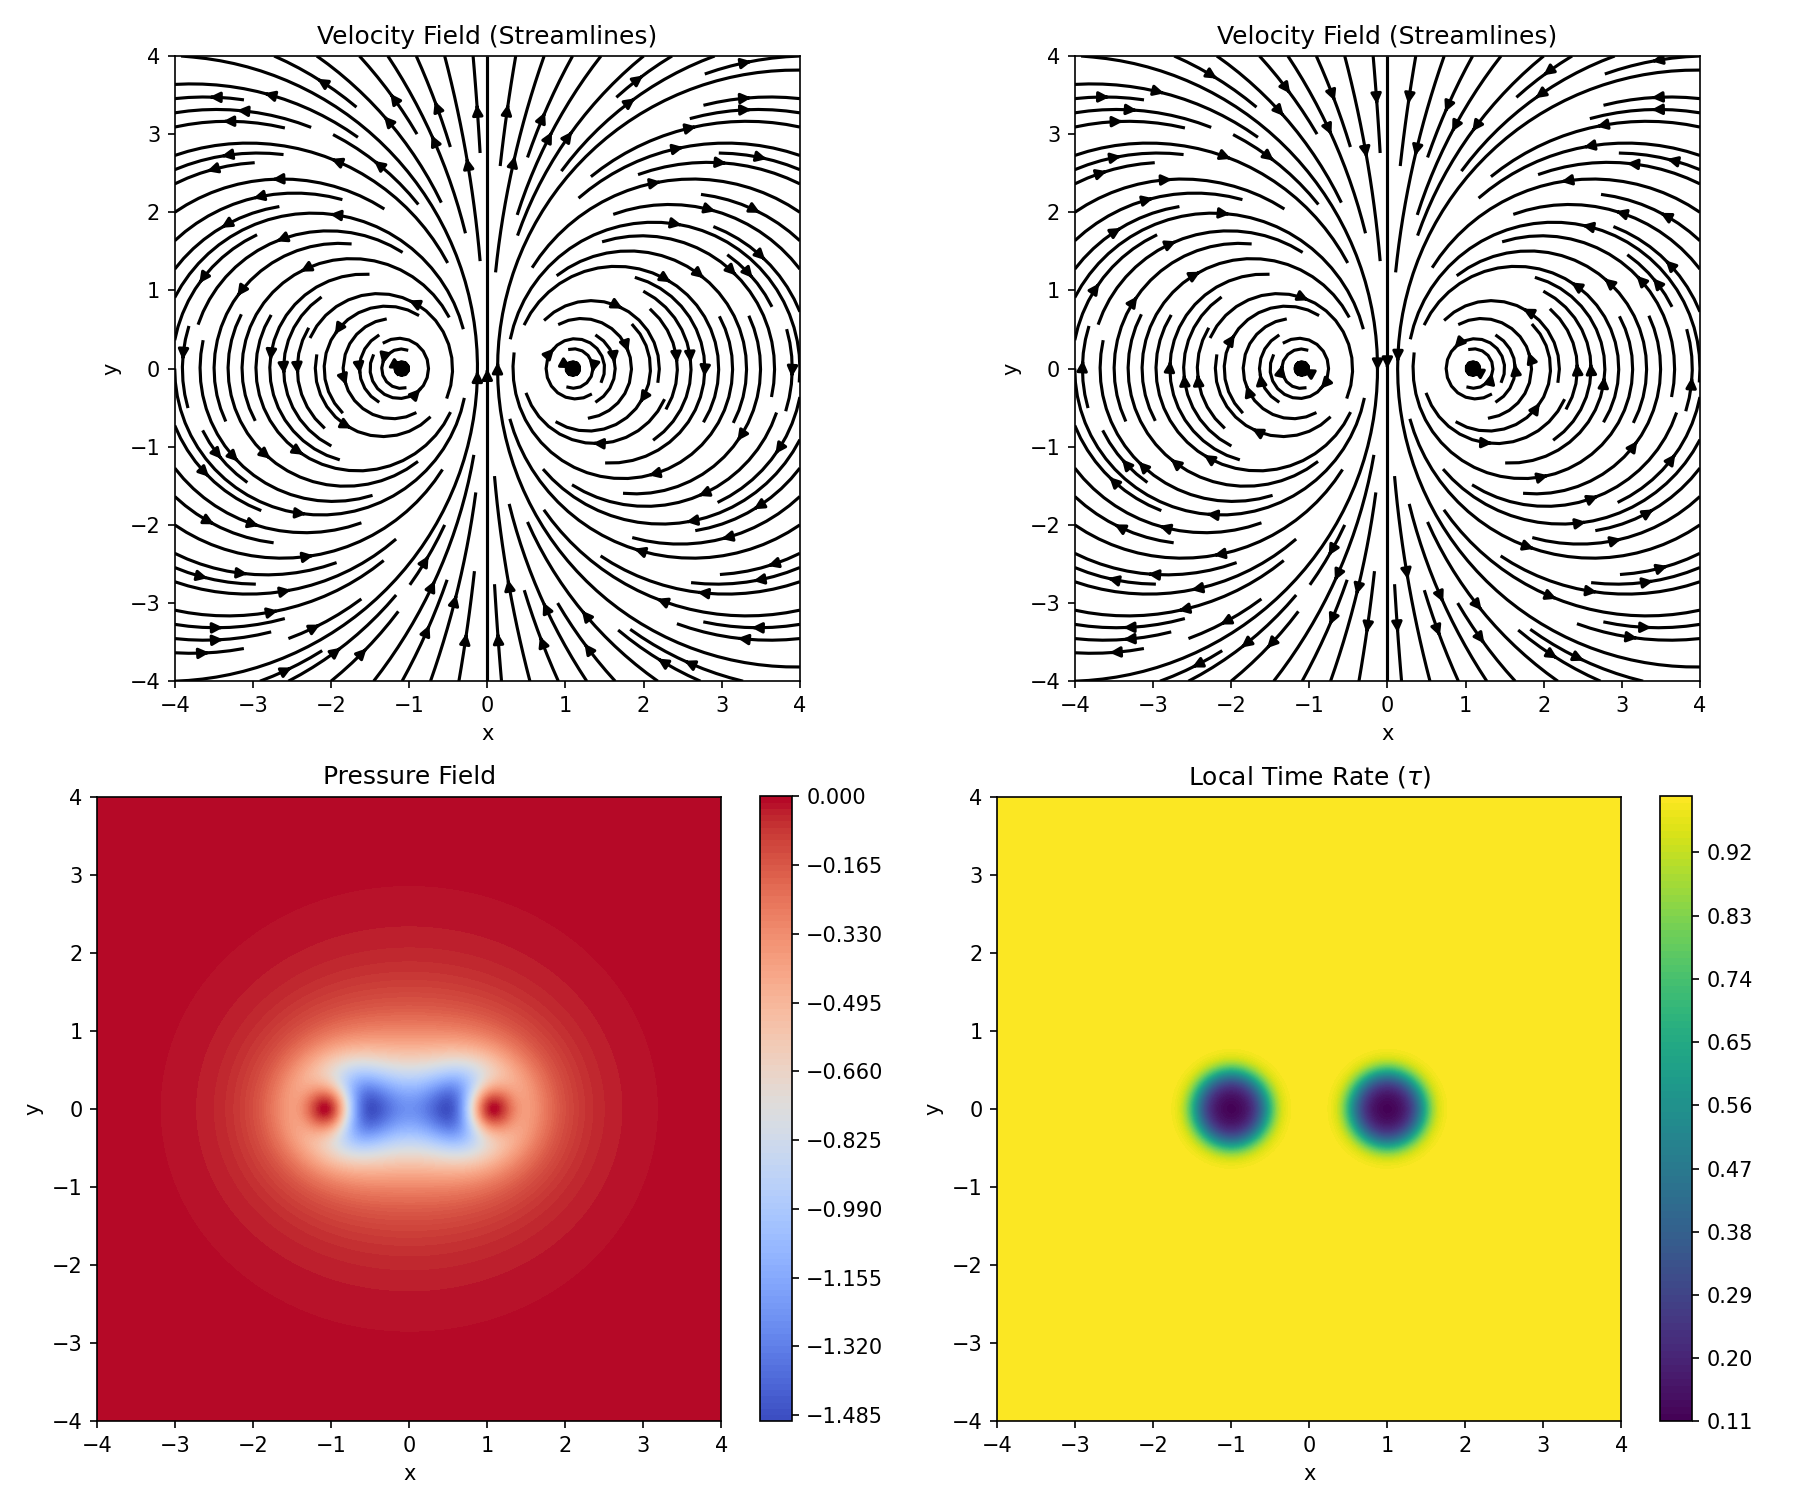

Recreate this plot in Python.
# Æther Vortex Simulation Framework
# Simulates vorticity field, pressure gradients, and local time modulation
import math
import os
import re
from datetime import datetime
import matplotlib
matplotlib.use('TkAgg')  # Ensure it uses Tkinter backend
import matplotlib.pyplot as plt
import numpy as np
from matplotlib import cm

# Grid setup
L = 4.0  # domain size
N = 200  # grid resolution
x = np.linspace(-L, L, N)
y = np.linspace(-L, L, N)
X, Y = np.meshgrid(x, y)

# Vortex parameters (representing an Æther knot)
def vortex_field(x0, y0, gamma, sigma):
    dx = X - x0
    dy = Y - y0
    r2 = dx**2 + dy**2
    factor = gamma / (2 * np.pi * r2) * (1 - np.exp(-r2 / (2 * sigma**2)))
    u = -dy * factor
    v = dx * factor
    return u, v

# Compose multiple vortex knots
vortices = [(-1, 0, 5, 0.3), (1, 0, -5, 0.3)]
U = np.zeros_like(X)
V = np.zeros_like(Y)

for x0, y0, gamma, sigma in vortices:
    u, v = vortex_field(x0, y0, gamma, sigma)
    U += u
    V += v

# Vorticity field (curl of velocity)
dU_dy, dU_dx = np.gradient(U, y, x)
dV_dy, dV_dx = np.gradient(V, y, x)
OMEGA = dV_dx - dU_dy  # scalar vorticity in 2D

# Pressure field (Poisson-like approximation)
P = -0.5 * (U**2 + V**2)

# Local time modulation: tau = 1 / (1 + alpha * omega^2)
alpha = 0.1
tau = 1 / (1 + alpha * OMEGA**2)

# Plotting
fig, axs = plt.subplots(2, 2, figsize=(12, 10))

axs[0, 0].streamplot(x, y, U, V, color='k', density=1.5)
axs[0, 0].set_title("Velocity Field (Streamlines)")

axs[0, 1].streamplot(x, y, -U, -V, color='k', density=1.5)
axs[0, 1].set_title("Velocity Field (Streamlines)")
# cf1 = axs[0, 1].contourf(X, Y, OMEGA, 100, cmap=cm.plasma)
# axs[0, 1].set_title("Vorticity Field")
# fig.colorbar(cf1, ax=axs[0, 1])

cf2 = axs[1, 0].contourf(X, Y, P, 100, cmap=cm.coolwarm)
axs[1, 0].set_title("Pressure Field")
fig.colorbar(cf2, ax=axs[1, 0])

cf3 = axs[1, 1].contourf(X, Y, tau, 100, cmap=cm.viridis)
axs[1, 1].set_title("Local Time Rate ($\\tau$)")
fig.colorbar(cf3, ax=axs[1, 1])

for ax in axs.flat:
    ax.set_aspect('equal')
    ax.set_xlabel("x")
    ax.set_ylabel("y")

plt.tight_layout()

script_name = os.path.splitext(os.path.basename(__file__))[0]
filename = f"{script_name}.png"
plt.savefig(filename, dpi=150)  # Save image with high resolution
plt.show()


# Compose two vortices with the same circulation (co-rotating)
vortices = [(-1, 0, 5, 0.3), (1, 0, 5, 0.3)]  # <-- both +5

U = np.zeros_like(X)
V = np.zeros_like(Y)

for x0, y0, gamma, sigma in vortices:
    u, v = vortex_field(x0, y0, gamma, sigma)
    U += u
    V += v

# Vorticity field (curl of velocity)
dU_dy, dU_dx = np.gradient(U, y, x)
dV_dy, dV_dx = np.gradient(V, y, x)
OMEGA = dV_dx - dU_dy  # scalar vorticity in 2D

# Pressure field (Poisson-like approximation)
P = -0.5 * (U**2 + V**2)

# Local time modulation: tau = 1 / (1 + alpha * omega^2)
alpha = 0.1
tau = 1 / (1 + alpha * OMEGA**2)

# Plotting (same as before)
fig, axs = plt.subplots(2, 2, figsize=(12, 10))

axs[0, 0].streamplot(x, y, U, V, color='k', density=1.5)
axs[0, 0].set_title("Velocity Field (Streamlines)")

axs[0, 1].streamplot(x, y, -U, -V, color='k', density=1.5)
axs[0, 1].set_title("Reversed Velocity Field (Streamlines)")

cf2 = axs[1, 0].contourf(X, Y, P, 100, cmap=cm.coolwarm)
axs[1, 0].set_title("Pressure Field")
fig.colorbar(cf2, ax=axs[1, 0])

cf3 = axs[1, 1].contourf(X, Y, tau, 100, cmap=cm.viridis)
axs[1, 1].set_title("Local Time Rate ($\\tau$)")
fig.colorbar(cf3, ax=axs[1, 1])

for ax in axs.flat:
    ax.set_aspect('equal')
    ax.set_xlabel("x")
    ax.set_ylabel("y")

plt.tight_layout()

script_name = os.path.splitext(os.path.basename(__file__))[0]
filename = f"{script_name}_same_circulation.png"
plt.savefig(filename, dpi=150)
plt.show()




a = 1.3  # spacing (adjust as you like)
gamma = 5  # circulation
sigma = 0.3  # core size

# Triangle vertices
vortices = [
    ( a, 0,     gamma, sigma),
    (-a/2,  a*np.sqrt(3)/2, gamma, sigma),
    (-a/2, -a*np.sqrt(3)/2, gamma, sigma)
]


U = np.zeros_like(X)
V = np.zeros_like(Y)

for x0, y0, gamma, sigma in vortices:
    u, v = vortex_field(x0, y0, gamma, sigma)
    U += u
    V += v

# Vorticity field (curl of velocity)
dU_dy, dU_dx = np.gradient(U, y, x)
dV_dy, dV_dx = np.gradient(V, y, x)
OMEGA = dV_dx - dU_dy  # scalar vorticity in 2D

# Pressure field (Poisson-like approximation)
P = -0.5 * (U**2 + V**2)

# Local time modulation: tau = 1 / (1 + alpha * omega^2)
alpha = 0.1
tau = 1 / (1 + alpha * OMEGA**2)

# Plotting (same as before)
fig, axs = plt.subplots(2, 2, figsize=(12, 10))

axs[0, 0].streamplot(x, y, U, V, color='k', density=1.5)
axs[0, 0].set_title("Velocity Field (Streamlines)")

axs[0, 1].streamplot(x, y, -U, -V, color='k', density=1.5)
axs[0, 1].set_title("Reversed Velocity Field (Streamlines)")

cf2 = axs[1, 0].contourf(X, Y, P, 100, cmap=cm.coolwarm)
axs[1, 0].set_title("Pressure Field")
fig.colorbar(cf2, ax=axs[1, 0])

cf3 = axs[1, 1].contourf(X, Y, tau, 100, cmap=cm.viridis)
axs[1, 1].set_title("Local Time Rate ($\\tau$)")
fig.colorbar(cf3, ax=axs[1, 1])

for ax in axs.flat:
    ax.set_aspect('equal')
    ax.set_xlabel("x")
    ax.set_ylabel("y")

plt.tight_layout()

script_name = os.path.splitext(os.path.basename(__file__))[0]
filename = f"{script_name}_3_same_cores_circulation.png"
plt.savefig(filename, dpi=150)
plt.show()


#
# # Plotting
# fig, axs = plt.subplots(2, 2, figsize=(12, 10))
#
# axs[0, 0].streamplot(x, y, U, V, color='k', density=1.5)
# axs[0, 0].set_title("Snelheidsveld (Stroomlijnen)")
#
# cf1 = axs[0, 1].contourf(X, Y, OMEGA, 100, cmap=cm.plasma)
# axs[0, 1].set_title("Vorticiteitsveld")
# fig.colorbar(cf1, ax=axs[0, 1])
#
# cf2 = axs[1, 0].contourf(X, Y, P, 100, cmap=cm.coolwarm)
# axs[1, 0].set_title("Drukveld")
# fig.colorbar(cf2, ax=axs[1, 0])
#
# cf3 = axs[1, 1].contourf(X, Y, tau, 100, cmap=cm.viridis)
# axs[1, 1].set_title("Lokale tijdsfrequentie ($\\tau$)")
# fig.colorbar(cf3, ax=axs[1, 1])
#
# for ax in axs.flat:
#     ax.set_aspect('equal')
#     ax.set_xlabel("x")
#     ax.set_ylabel("y")
#
# plt.tight_layout()
#
# script_name = os.path.splitext(os.path.basename(__file__))[0]
# filename = f"{script_name}_nl.png"
# plt.savefig(filename, dpi=150)  # Save image with high resolution
# plt.show()
